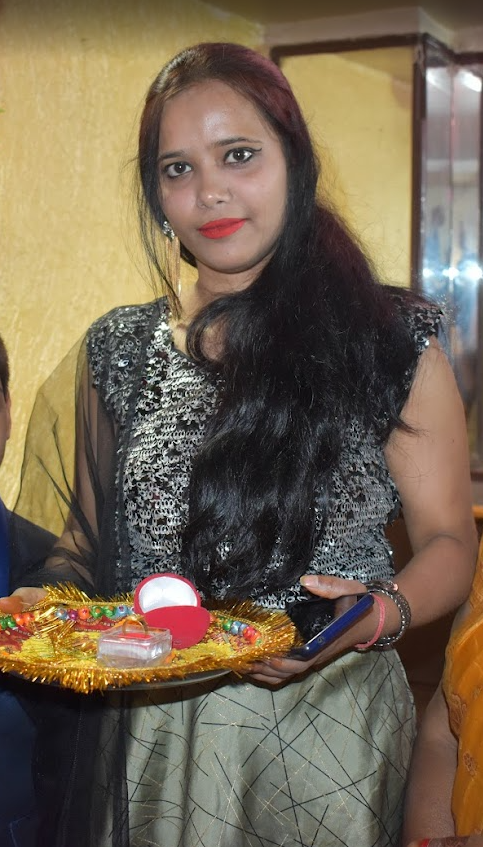
#> input picture image/image.png, 483 x 847 px
$ python image.py
#> lines starting #> are read from the running program, lines starting #| are printed output that depends on the picture
from PIL import Image

img = Image.open("image.png")
#> img is the input picture: PIL image 483x847 RGBA; mean R, G, B, A 116.6, 102.4, 82.7, 255
print(img.format) # PNG
#| PNG
print(img.size) # (width, height)
#| (483, 847)
print(img.mode) # RGBA
#| RGBA
img.show() # display the image

max_size = (800, 800)
img = img.resize(max_size)  # resize the image to exactly 800x800
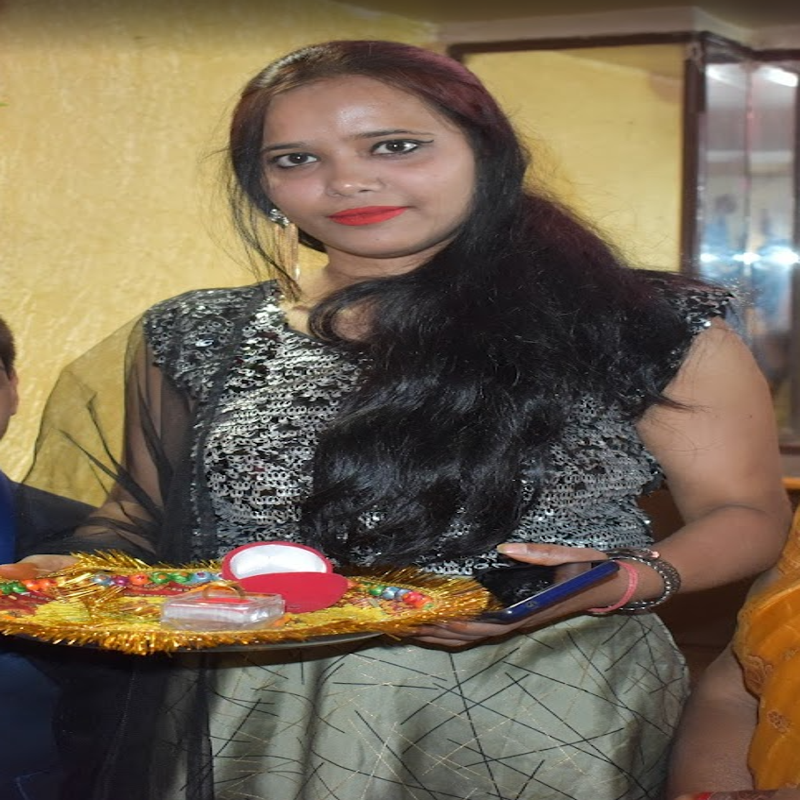
#> img: PIL image 800x800 RGBA; mean R, G, B, A 116.6, 102.4, 82.7, 255
#img = img.thumbnail(max_size)  # resize the image to exactly 800x800 if it is larger than 800x800, otherwise keep the original size
print(img.size)  # print size after resizing
#| (800, 800)
img = img.convert('RGB')  # convert to RGB mode for JPEG compatibility
#> img: PIL image 800x800 RGB
img.save("new_image.jpg") # save the image in a different format
